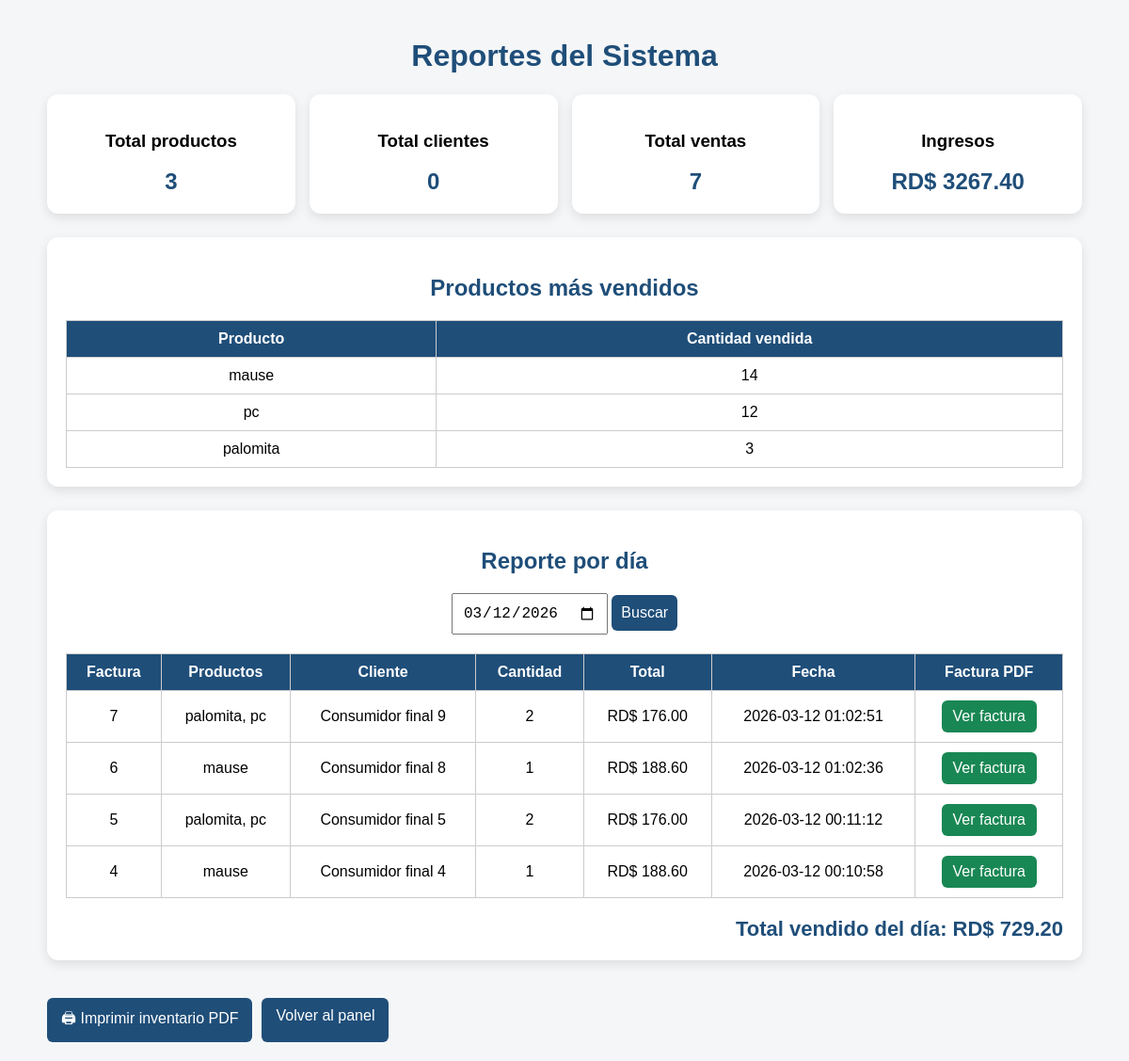
Page /reportes (signed in) on the committed database.
### tables this page shows
CREATE TABLE ventas (
    id INTEGER PRIMARY KEY AUTOINCREMENT,
    producto_id INTEGER,
    nombre_producto TEXT,
    cantidad INTEGER,
    precio REAL,
    total REAL
, cliente_id INTEGER, cliente_nombre TEXT, fecha TEXT, factura_id INTEGER);

### app.py (the view)
@app.route("/reportes", methods=["GET", "POST"])
def reportes():
    if "usuario" not in session:
        return redirect(url_for("login"))
    if session.get("permiso_reportes") != 1 and session.get("rol") != "admin":
        return "No tienes permiso para acceder a Reportes"
    conexion = sqlite3.connect("pos.db")
    cursor = conexion.cursor()
    fecha_buscar = datetime.now().strftime("%Y-%m-%d")
    if request.method == "POST":
        fecha_form = request.form.get("fecha", "").strip()
        if fecha_form:
            fecha_buscar = fecha_form
    cursor.execute("SELECT COUNT(*) FROM productos")
    total_productos = int(cursor.fetchone()[0] or 0)
    cursor.execute("SELECT COUNT(*) FROM clientes")
    total_clientes = int(cursor.fetchone()[0] or 0)
    cursor.execute("""
        SELECT COUNT(DISTINCT v.factura_id)
        FROM ventas v
        WHERE NOT EXISTS (
            SELECT 1
            FROM devoluciones d
            WHERE d.venta_id = v.id
              AND d.estado = 'confirmada'
        )
    """)
    cantidad_ventas = int(cursor.fetchone()[0] or 0)
    cursor.execute("""
        SELECT IFNULL(SUM(CAST(v.total AS REAL)), 0)
        FROM ventas v
        WHERE NOT EXISTS (
            SELECT 1
            FROM devoluciones d
            WHERE d.venta_id = v.id
              AND d.estado = 'confirmada'
        )
    """)
    total_ingresos = float(cursor.fetchone()[0] or 0)
    cursor.execute("""
        SELECT v.nombre_producto, IFNULL(SUM(CAST(v.cantidad AS INTEGER)), 0) as total_vendido
        FROM ventas v
        WHERE NOT EXISTS (
            SELECT 1
            FROM devoluciones d
            WHERE d.venta_id = v.id
              AND d.estado = 'confirmada'
        )
        GROUP BY v.nombre_producto
        ORDER BY total_vendido DESC
        LIMIT 5
    """)
    productos_raw = cursor.fetchall()
    productos_mas_vendidos = []
    for producto in productos_raw:
        productos_mas_vendidos.append((
            producto[0],
            int(producto[1] or 0)
        ))
    cursor.execute("""
        SELECT
            v.factura_id,
            GROUP_CONCAT(v.nombre_producto, ', ') AS productos,
            v.cliente_nombre,
            IFNULL(SUM(CAST(v.cantidad AS INTEGER)), 0) AS total_cantidad,
            IFNULL(SUM(CAST(v.total AS REAL)), 0) AS total_factura,
            MAX(v.fecha) AS fecha
        FROM ventas v
        WHERE DATE(v.fecha) = ?
          AND NOT EXISTS (
              SELECT 1
              FROM devoluciones d
              WHERE d.venta_id = v.id
                AND d.estado = 'confirmada'
          )
        GROUP BY v.factura_id, v.cliente_nombre
        ORDER BY v.factura_id DESC
    """, (fecha_buscar,))
    ventas_raw = cursor.fetchall()
    ventas_dia = []
    for venta in ventas_raw:
        ventas_dia.append((
            venta[0],
            venta[1],
            venta[2],
            int(venta[3] or 0),
            float(venta[4] or 0),
            venta[5]
        ))
    cursor.execute("""
        SELECT IFNULL(SUM(CAST(v.total AS REAL)), 0)
        FROM ventas v
        WHERE DATE(v.fecha) = ?
          AND NOT EXISTS (
              SELECT 1
              FROM devoluciones d
              WHERE d.venta_id = v.id
                AND d.estado = 'confirmada'
          )
    """, (fecha_buscar,))
    total_dia = float(cursor.fetchone()[0] or 0)
    conexion.close()
    return render_template(
        "reporte_diario.html",
        total_productos=total_productos,
        total_clientes=total_clientes,
        cantidad_ventas=cantidad_ventas,
        total_ingresos=total_ingresos,
        productos_mas_vendidos=productos_mas_vendidos,
        ventas_dia=ventas_dia,
        total_dia=total_dia,
        fecha_buscar=fecha_buscar
    )

### templates/reporte_diario.html (shortened to what this page needs)
<!DOCTYPE html>
<html lang="es">
<head>
</head>
<body>
<div class="contenedor">
    <h1>Reportes del Sistema</h1>
    <div class="tarjetas">
        <div class="tarjeta">
            <h3>Total productos</h3>
            <div class="valor">{{ total_productos }}</div>
        </div>
        <div class="tarjeta">
            <h3>Total clientes</h3>
            <div class="valor">{{ total_clientes }}</div>
        </div>
        <div class="tarjeta">
            <h3>Total ventas</h3>
            <div class="valor">{{ cantidad_ventas }}</div>
        </div>
        <div class="tarjeta">
            <h3>Ingresos</h3>
            <div class="valor">RD$ {{ "%.2f"|format(total_ingresos|float) }}</div>
        </div>
    </div>
    <div class="bloque">
        <h2>Productos más vendidos</h2>
        <table>
            <tr>
                <th>Producto</th>
                <th>Cantidad vendida</th>
            </tr>
            {% if productos_mas_vendidos %}
                {% for producto in productos_mas_vendidos %}
                <tr>
                    <td>{{ producto[0] }}</td>
                    <td>{{ producto[1] }}</td>
                </tr>
                {% endfor %}
            {% else %}
                <tr>
                    <td colspan="2">No hay productos vendidos.</td>
                </tr>
            {% endif %}
        </table>
    </div>
    <div class="bloque">
        <h2>Reporte por día</h2>
        <form method="POST">
            <input type="date" name="fecha" value="{{ fecha_buscar }}" required>
            <button type="submit">Buscar</button>
        </form>
        <table>
            <tr>
                <th>Factura</th>
                <th>Productos</th>
                <th>Cliente</th>
                <th>Cantidad</th>
                <th>Total</th>
                <th>Fecha</th>
                <th>Factura PDF</th>
            </tr>
            {% if ventas_dia %}
                {% for venta in ventas_dia %}
                <tr>
                    <td>{{ venta[0] }}</td>
                    <td>{{ venta[1] }}</td>
                    <td>{{ venta[2] }}</td>
                    <td>{{ venta[3] }}</td>
                    <td>RD$ {{ "%.2f"|format(venta[4]|float) }}</td>
                    <td>{{ venta[5] }}</td>
                    <td>
                        <a class="btn-factura" href="{{ url_for('ver_factura', factura_id=venta[0]) }}" target="_blank">
                            Ver factura
                        </a>
                    </td>
                </tr>
                {% endfor %}
            {% else %}
                <tr>
                    <td colspan="7">No hay ventas registradas para esta fecha.</td>
                </tr>
            {% endif %}
        </table>
        <div class="total-dia">
            Total vendido del día: RD$ {{ "%.2f"|format(total_dia|float) }}
        </div>
    </div>
    <div style="margin-top:20px; display:flex; gap:10px;">
        <a class="volver" href="{{ url_for('imprimir_inventario_pdf') }}" target="_blank">🖨 Imprimir inventario PDF</a>
        <a class="volver" href="/panel">Volver al panel</a>
    </div>
</div>
</body>
</html>

### templates/reporte_diario.html (style rules this page uses)
body { font-family: Arial, sans-serif; background:#f4f6f8; margin:0; padding:20px; }
.contenedor { width:1100px; margin:auto; }
h1, h2 { text-align:center; color:#1f4e79; }
.tarjetas { display:grid; grid-template-columns:repeat(4, 1fr); gap:15px; margin-top:20px; }
.tarjeta { background:white; padding:20px; border-radius:12px; box-shadow:0 4px 12px rgba(0,0,0,0.1); text-align:center; }
.valor { font-size:24px; font-weight:bold; color:#1f4e79; margin-top:10px; }
.bloque { background:white; margin-top:25px; padding:20px; border-radius:12px; box-shadow:0 4px 12px rgba(0,0,0,0.1); }
form { text-align:center; margin-bottom:20px; }
input, button { padding:10px; font-size:16px; }
button { background:#1f4e79; color:white; border:none; border-radius:6px; cursor:pointer; }
table { width:100%; border-collapse:collapse; margin-top:15px; }
th, td { border:1px solid #ccc; padding:10px; text-align:center; }
th { background:#1f4e79; color:white; }
.total-dia { margin-top:20px; text-align:right; font-size:22px; color:#1f4e79; font-weight:bold; }
.btn-factura { display:inline-block; background:#198754; color:white; text-decoration:none; border-radius:6px; padding:8px 12px; }
.volver { display:inline-block; margin-top:20px; background:#1f4e79; color:white; padding:10px 15px; border-radius:6px; text-decoration:none; }

### rows in the picture
ventas: factura "6", nombre_producto "mause", cliente_nombre "Consumidor final 8", cantidad "1", venta "188.60", fecha "2026-03-12 01:02:36"
ventas: venta "4", nombre_producto "mause", cliente_nombre "Consumidor final 4", cantidad "1", venta "188.60", fecha "2026-03-12 00:10:58"

### other values in the picture
{{ total_productos }} "3"
{{ total_clientes }} "0"
{{ cantidad_ventas }} "7"
{{ "%.2f"|format(total_ingresos|float) }} "3267.40"
{{ producto[0] }} "mause" "pc" "palomita"
{{ producto[1] }} "14" "12" "3"
{{ venta[0] }} "7" "5"
{{ venta[1] }} "palomita, pc" "palomita, pc"
{{ venta[2] }} "Consumidor final 9" "Consumidor final 5"
{{ venta[3] }} "2" "2"
{{ "%.2f"|format(venta[4]|float) }} "176.00" "176.00"
{{ venta[5] }} "2026-03-12 01:02:51" "2026-03-12 00:11:12"
{{ "%.2f"|format(total_dia|float) }} "729.20"
